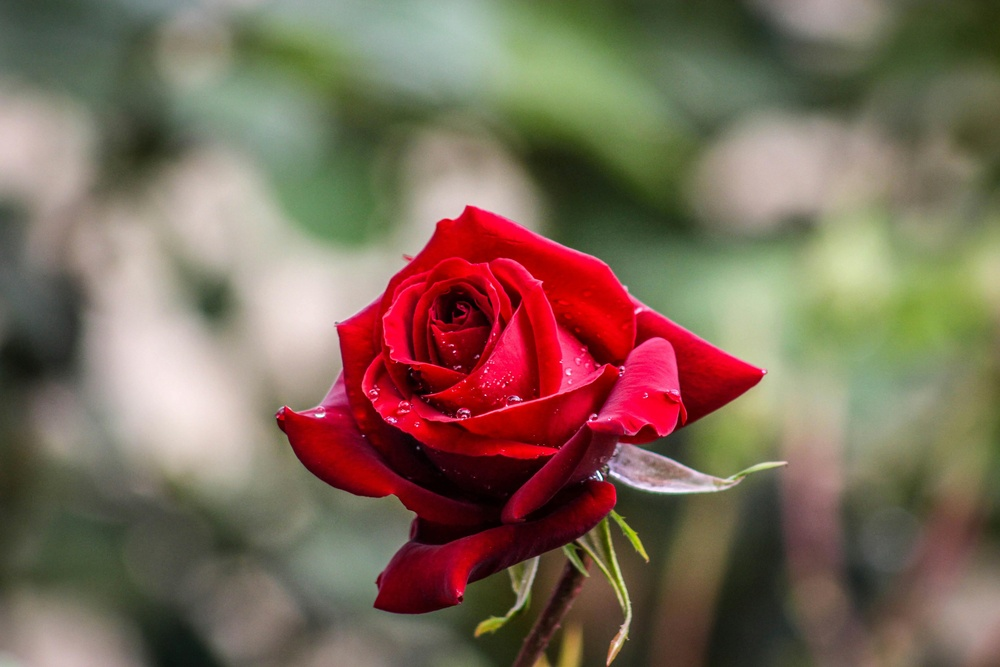
#> input picture Media/rose.jpg, 1000 x 667 px, shrunk from 5184 x 3456 before the run, found by its file name
$ python 04_edit_channels.py
#> lines starting #> are read from the running program, lines starting #| are printed output that depends on the picture
import cv2 as cv
import matplotlib.pyplot as plt

image = cv.imread(r"Media\rose.jpg")
#> image is the input picture: shape (667, 1000, 3); mean B, G, R 88.8, 105.6, 125.1
image_rgb = cv.cvtColor(image, cv.COLOR_BGR2RGB)
image_hsv = cv.cvtColor(image, cv.COLOR_BGR2HSV)
#> image_hsv: shape (667, 1000, 3); mean H, S, V 50.2, 90, 131.4

h,s,v = cv.split(image_hsv)
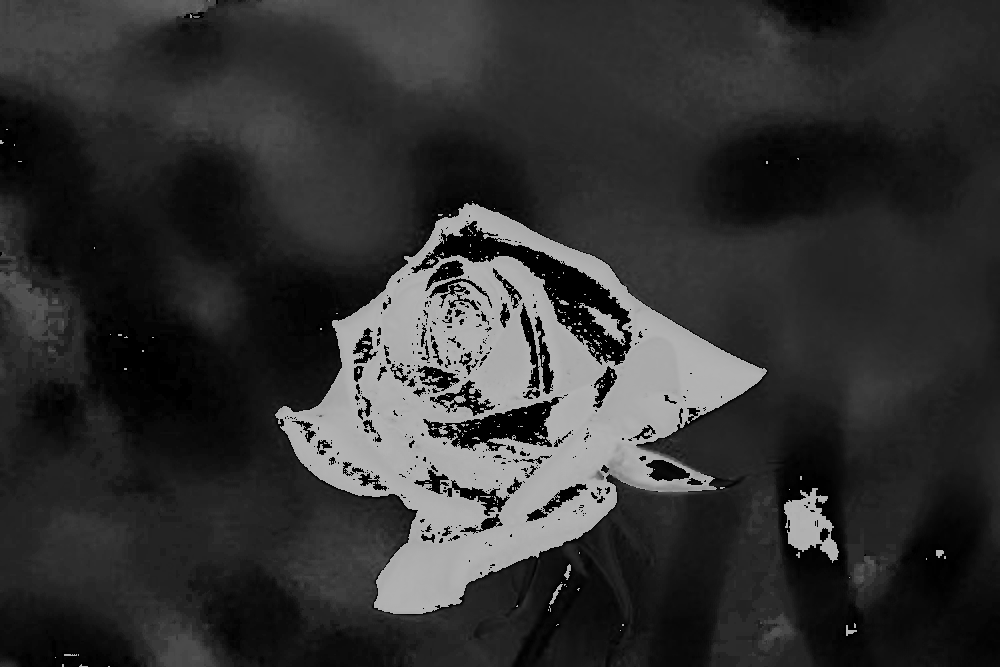
#> h: shape (667, 1000); min 0, max 179, mean 50.2
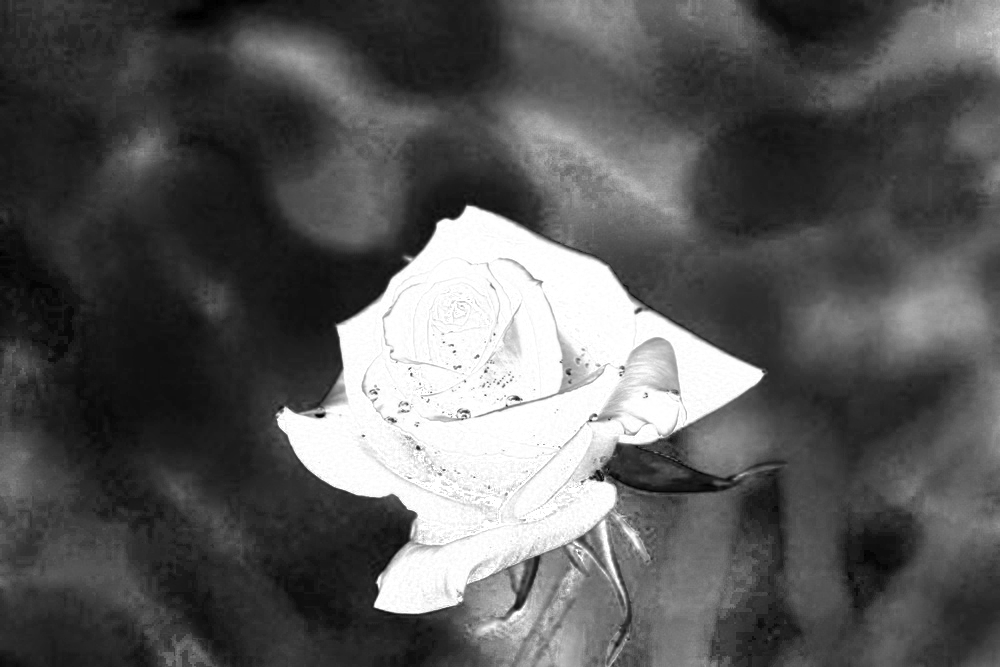
#> s: shape (667, 1000); min 0, max 255, mean 90
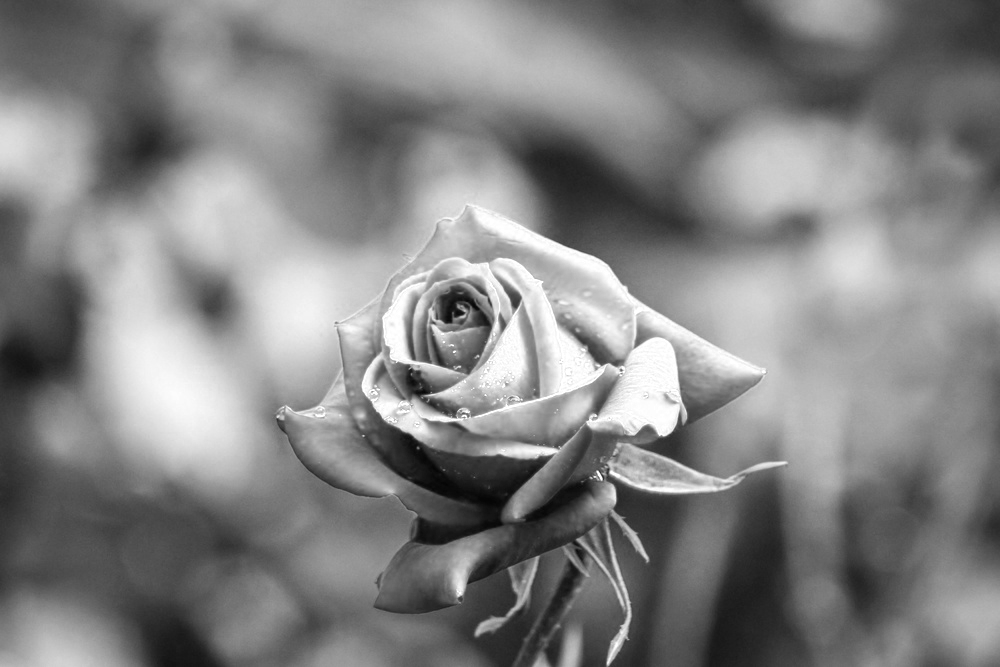
#> v: shape (667, 1000); min 4, max 255, mean 131.4
h_new = h+20 #ADD 20 HUE

#MERGE INTO A NEW IMAGE
image_new_hsv = cv.merge((h_new,s,v))
#> image_new_hsv: shape (667, 1000, 3); mean H, S, V 70.2, 90, 131.4
image_new_hsv_to_rgb = cv.cvtColor(image_new_hsv, cv.COLOR_HSV2RGB) #CONVERT IT BACK TO RGB
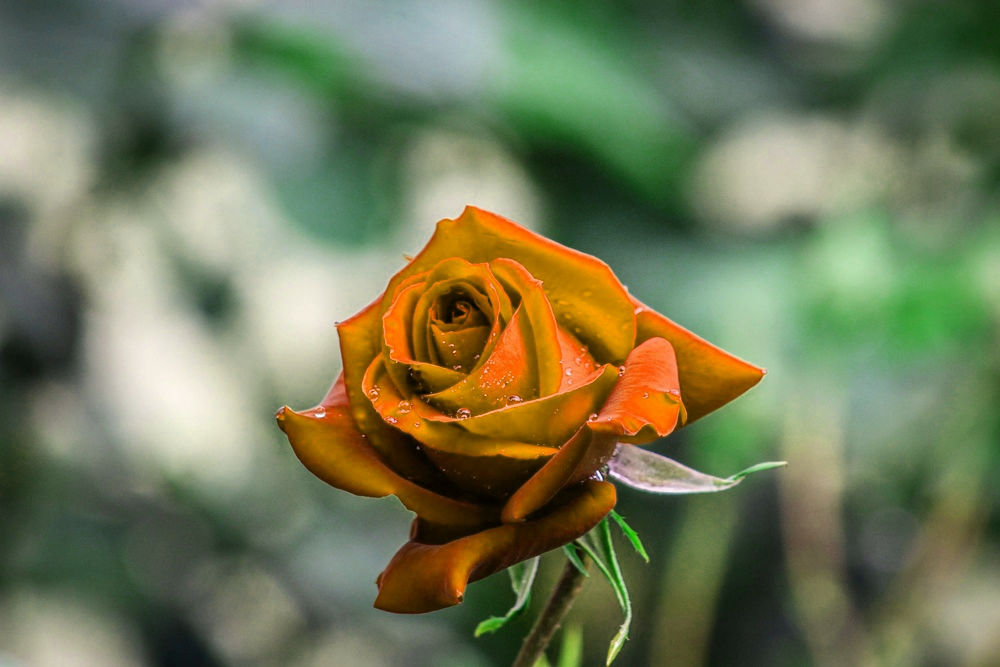
#> image_new_hsv_to_rgb: shape (667, 1000, 3); mean R, G, B 114.8, 121, 87.7

plt.figure(figsize=[20,5])
plt.subplot(141);plt.imshow(h,cmap="gray");plt.title("H Channel")
plt.subplot(142);plt.imshow(s,cmap="gray");plt.title("S Channel")
plt.subplot(143);plt.imshow(v,cmap="gray");plt.title("V Channel")
plt.subplot(144);plt.imshow(image_new_hsv_to_rgb,cmap="gray");plt.title("NEW HSV Image")
plt.show()
